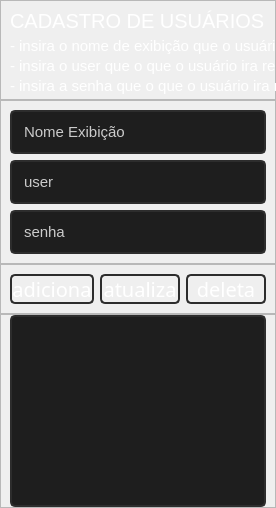
            <widget class="QWidget" name="pagina_cadastro_user">
             <layout class="QVBoxLayout" name="verticalLayout_2">
              <property name="spacing">
               <number>0</number>
              </property>
              <property name="leftMargin">
               <number>0</number>
              </property>
              <property name="topMargin">
               <number>0</number>
              </property>
              <property name="rightMargin">
               <number>0</number>
              </property>
              <property name="bottomMargin">
               <number>0</number>
              </property>
              <item>
               <widget class="QFrame" name="frame_explica_user">
                <property name="minimumSize">
                 <size>
                  <width>0</width>
                  <height>100</height>
                 </size>
                </property>
                <property name="maximumSize">
                 <size>
                  <width>16777215</width>
                  <height>100</height>
                 </size>
                </property>
                <property name="frameShape">
                 <enum>QFrame::StyledPanel</enum>
                </property>
                <property name="frameShadow">
                 <enum>QFrame::Raised</enum>
                </property>
                <widget class="QLabel" name="explica1cadastro_users">
                 <property name="geometry">
                  <rect>
                   <x>10</x>
                   <y>30</y>
                   <width>601</width>
                   <height>31</height>
                  </rect>
                 </property>
                 <property name="styleSheet">
                  <string notr="true">QLabel{
	background-color: transparent;
	color: rgb(255, 255, 255);
font: 15px Segoe UI, bold;
}</string>
                 </property>
                 <property name="text">
                  <string>- insira o nome de exibição que o usuário irá receber ao entrar na loja.</string>
                 </property>
                </widget>
                <widget class="QLabel" name="titulo_cadastro_users">
                 <property name="geometry">
                  <rect>
                   <x>10</x>
                   <y>10</y>
                   <width>451</width>
                   <height>21</height>
                  </rect>
                 </property>
                 <property name="styleSheet">
                  <string notr="true">QLabel{
	background-color: transparent;
	color: rgb(255, 255, 255);
font: 20px Segoe UI, bold;
}</string>
                 </property>
                 <property name="text">
                  <string>CADASTRO DE USUÁRIOS</string>
                 </property>
                </widget>
                <widget class="QLabel" name="explica2cadastro_users">
                 <property name="geometry">
                  <rect>
                   <x>10</x>
                   <y>50</y>
                   <width>511</width>
                   <height>31</height>
                  </rect>
                 </property>
                 <property name="styleSheet">
                  <string notr="true">QLabel{
	background-color: transparent;
	color: rgb(255, 255, 255);
font: 15px Segoe UI, bold;
}</string>
                 </property>
                 <property name="text">
                  <string>- insira o user que o que o usuário ira receber ao entrar na loja.</string>
                 </property>
                </widget>
                <widget class="QLabel" name="explica3cadastro_users">
                 <property name="geometry">
                  <rect>
                   <x>10</x>
                   <y>70</y>
                   <width>471</width>
                   <height>31</height>
                  </rect>
                 </property>
                 <property name="styleSheet">
                  <string notr="true">QLabel{
	background-color: transparent;
	color: rgb(255, 255, 255);
font: 15px Segoe UI, bold;
}</string>
                 </property>
                 <property name="text">
                  <string>- insira a senha que o que o usuário ira receber ao entrar na loja.</string>
                 </property>
                </widget>
               </widget>
              </item>
              <item>
               <widget class="QFrame" name="frame_inputs_users">
                <property name="maximumSize">
                 <size>
                  <width>16777215</width>
                  <height>200</height>
                 </size>
                </property>
                <property name="frameShape">
                 <enum>QFrame::StyledPanel</enum>
                </property>
                <property name="frameShadow">
                 <enum>QFrame::Raised</enum>
                </property>
                <layout class="QVBoxLayout" name="verticalLayout_18">
                 <item>
                  <widget class="QLineEdit" name="input_nome_user">
                   <property name="minimumSize">
                    <size>
                     <width>0</width>
                     <height>40</height>
                    </size>
                   </property>
                   <property name="styleSheet">
                    <string notr="true">QLineEdit{
border: 2px solid rgb(45,45,45);
border-radius: 5px;
padding: 10px;
background-color: rgb(30,30,30);
	color: rgb(203, 203, 203);
font: 15px Segoe UI, bold;
}
QLineEdit:hover{
border: 2px solid rgb(55,55,55);
}
QLineEdit:focus{
border: 2px solid  rgb(170,0,0);
	color: rgb(170,0,0);
}</string>
                   </property>
                   <property name="text">
                    <string>Nome Exibição</string>
                   </property>
                   <property name="echoMode">
                    <enum>QLineEdit::Normal</enum>
                   </property>
                   <property name="clearButtonEnabled">
                    <bool>false</bool>
                   </property>
                  </widget>
                 </item>
                 <item>
                  <widget class="QLineEdit" name="input_username_user">
                   <property name="minimumSize">
                    <size>
                     <width>0</width>
                     <height>40</height>
                    </size>
                   </property>
                   <property name="styleSheet">
                    <string notr="true">QLineEdit{
border: 2px solid rgb(45,45,45);
border-radius: 5px;
padding: 10px;
background-color: rgb(30,30,30);
	color: rgb(203, 203, 203);
font: 15px Segoe UI, bold;
}
QLineEdit:hover{
border: 2px solid rgb(55,55,55);
}
QLineEdit:focus{
border: 2px solid  rgb(170,0,0);
	color: rgb(170,0,0);
}</string>
                   </property>
                   <property name="text">
                    <string>user</string>
                   </property>
                  </widget>
                 </item>
                 <item>
                  <widget class="QLineEdit" name="input_senha_user">
                   <property name="minimumSize">
                    <size>
                     <width>0</width>
                     <height>40</height>
                    </size>
                   </property>
                   <property name="styleSheet">
                    <string notr="true">QLineEdit{
border: 2px solid rgb(45,45,45);
border-radius: 5px;
padding: 10px;
background-color: rgb(30,30,30);
	color: rgb(203, 203, 203);
font: 15px Segoe UI, bold;
}
QLineEdit:hover{
border: 2px solid rgb(55,55,55);
}
QLineEdit:focus{
border: 2px solid  rgb(170,0,0);
	color: rgb(170,0,0);
}</string>
                   </property>
                   <property name="text">
                    <string>senha</string>
                   </property>
                  </widget>
                 </item>
                </layout>
               </widget>
              </item>
              <item>
               <widget class="QFrame" name="frame_btns_user">
                <property name="maximumSize">
                 <size>
                  <width>16777215</width>
                  <height>50</height>
                 </size>
                </property>
                <property name="frameShape">
                 <enum>QFrame::StyledPanel</enum>
                </property>
                <property name="frameShadow">
                 <enum>QFrame::Raised</enum>
                </property>
                <layout class="QHBoxLayout" name="horizontalLayout_11">
                 <item>
                  <widget class="QPushButton" name="btn_adiciona_user">
                   <property name="styleSheet">
                    <string notr="true">QPushButton {
	background-color:transparent;
	background-repeat: no-repeat;
	background-position: center;
	border: 2px solid rgb(45,45,45);
border-radius: 5px;
	color: rgb(255, 255, 255);
	font: 20px SegoeUIl, bold;
}
QPushButton:hover {
	background-color: rgb(173,0,0);
}
QPushButton:pressed {
	background-color: rgb(130,0,0);
}</string>
                   </property>
                   <property name="text">
                    <string>adiciona</string>
                   </property>
                  </widget>
                 </item>
                 <item>
                  <widget class="QPushButton" name="btn_atualiza_user">
                   <property name="styleSheet">
                    <string notr="true">QPushButton {
	background-color:transparent;
	background-repeat: no-repeat;
	background-position: center;
	border: 2px solid rgb(45,45,45);
border-radius: 5px;
	color: rgb(255, 255, 255);
	font: 20px SegoeUIl, bold;
}
QPushButton:hover {
	background-color: rgb(173,0,0);
}
QPushButton:pressed {
	background-color: rgb(130,0,0);
}</string>
                   </property>
                   <property name="text">
                    <string>atualiza</string>
                   </property>
                  </widget>
                 </item>
                 <item>
                  <widget class="QPushButton" name="btn_deleta_user">
                   <property name="styleSheet">
                    <string notr="true">QPushButton {
	background-color:transparent;
	background-repeat: no-repeat;
	background-position: center;
	border: 2px solid rgb(45,45,45);
border-radius: 5px;
	color: rgb(255, 255, 255);
	font: 20px SegoeUIl, bold;
}
QPushButton:hover {
	background-color: rgb(173,0,0);
}
QPushButton:pressed {
	background-color: rgb(130,0,0);
}</string>
                   </property>
                   <property name="text">
                    <string>deleta</string>
                   </property>
                  </widget>
                 </item>
                </layout>
               </widget>
              </item>
              <item>
               <widget class="QFrame" name="frame_tabela_db_users">
                <property name="minimumSize">
                 <size>
                  <width>0</width>
                  <height>100</height>
                 </size>
                </property>
                <property name="frameShape">
                 <enum>QFrame::StyledPanel</enum>
                </property>
                <property name="frameShadow">
                 <enum>QFrame::Raised</enum>
                </property>
                <layout class="QVBoxLayout" name="verticalLayout_20">
                 <property name="spacing">
                  <number>0</number>
                 </property>
                 <property name="topMargin">
                  <number>0</number>
                 </property>
                 <property name="bottomMargin">
                  <number>0</number>
                 </property>
                 <item>
                  <widget class="QTableView" name="tabela_dados_usuarios">
                   <property name="styleSheet">
                    <string notr="true">QHeaderView {
background: rgb(30, 30, 30);
}
QHeaderView::section{
	color: rgb(255, 255, 255);
background: rgb(35,35,35);
}
QTableCornerButton::section{
background: rgb(35,35,35);
}
QHeaderView::section:pressed{
background: rgb(173,0,0);
}
QTableCornerButton::section:pressed{
background: rgb(173,0,0);
}



QTableView{
border: 2px solid rgb(45,45,45);
border-radius: 5px;
padding: 10px;
background-color: rgb(30,30,30);
	color: rgb(203, 203, 203);
font: 15px Segoe UI, bold;
}
QTableView:hover{
border: 2px solid rgb(55,55,55);
}
QTableView:focus{
border: 2px solid  rgb(170,0,0);
	color: rgb(170,0,0);
}
* { gridline-color: gray }</string>
                   </property>
                   <property name="frameShape">
                    <enum>QFrame::NoFrame</enum>
                   </property>
                   <property name="gridStyle">
                    <enum>Qt::SolidLine</enum>
                   </property>
                   <attribute name="horizontalHeaderDefaultSectionSize">
                    <number>150</number>
                   </attribute>
                  </widget>
                 </item>
                 <item>
                  <widget class="QFrame" name="frame_apoio_dbusers">
                   <property name="frameShape">
                    <enum>QFrame::StyledPanel</enum>
                   </property>
                   <property name="frameShadow">
                    <enum>QFrame::Raised</enum>
                   </property>
                  </widget>
                 </item>
                </layout>
               </widget>
              </item>
             </layout>
            </widget>
